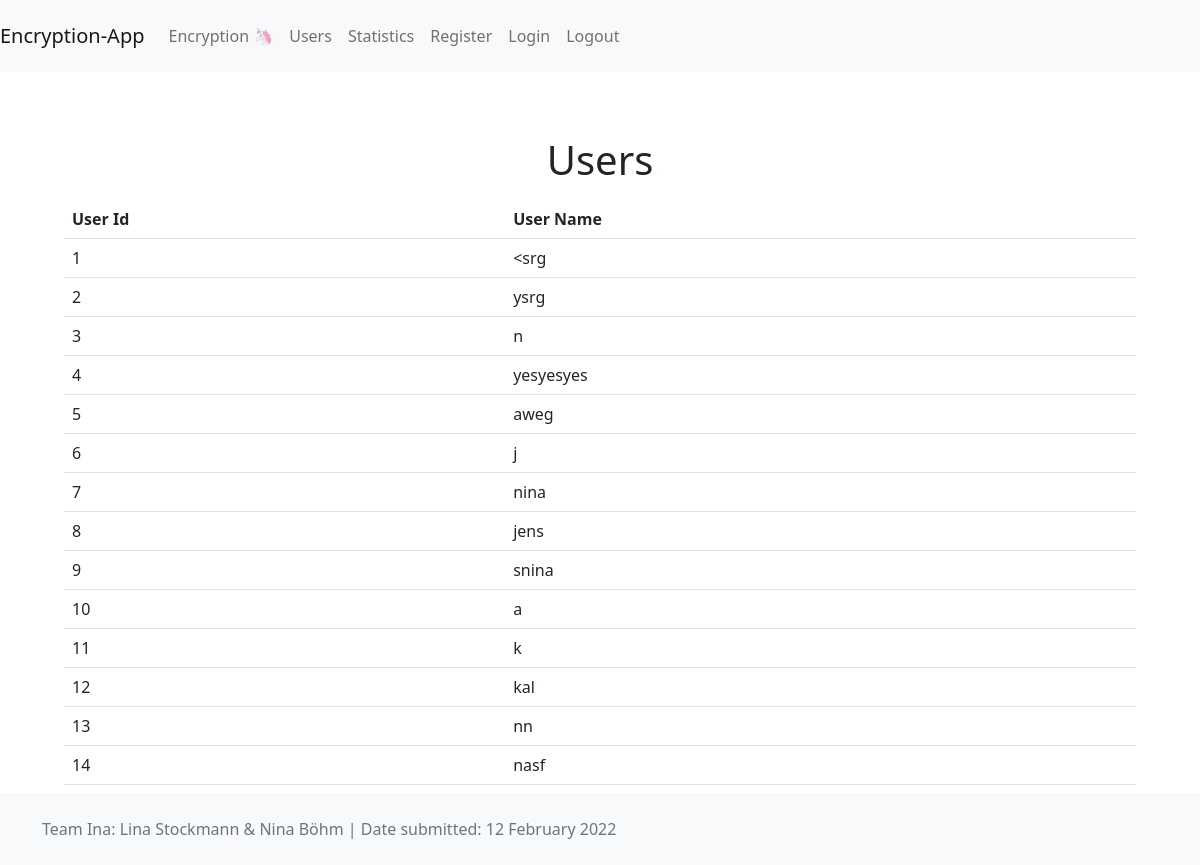
Page /users (signed in) on the earlier database version.
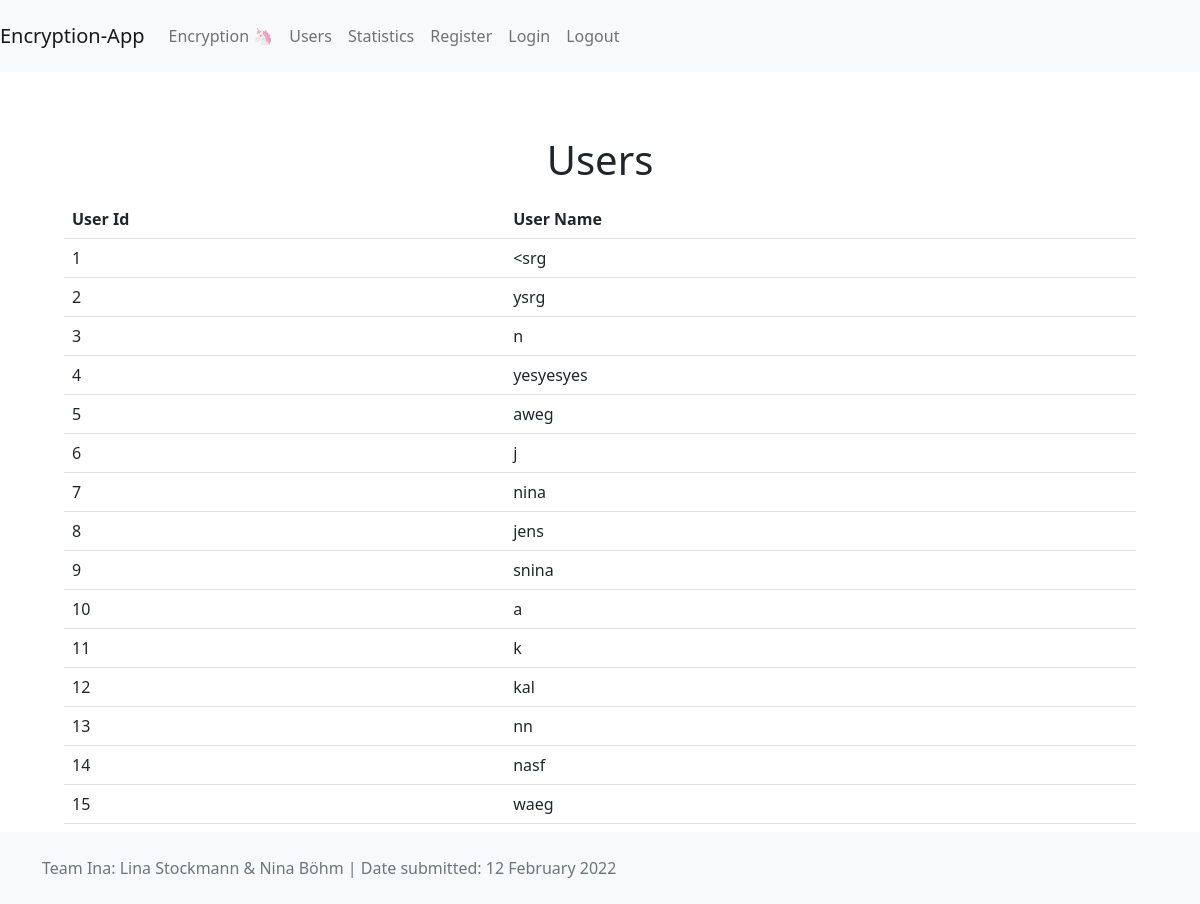
Same page on the later database version.
### models.py (models this page shows, shortened)
class User(SqlAlchemyBase):
    __tablename__ = "user"
    id = Column(Integer, primary_key=True)
    name = Column(String, nullable=False, unique=True)
    password = Column(String, nullable=False)
    encrypted_strings = relationship("EncryptedString", back_populates="user")

### webapp.py (the view)
@app.route("/users")
@requires_logged_in
def users():
    all_users = db.session.query(User).all()
    return render_template("users.html", all_users=all_users)

### webapp.py (called while the page is built)
def requires_logged_in(func):
    @wraps(func)
    def wrapped_func(*args, **kwargs):
        form = LoginForm()
        if "user_name" in session:
            return func(*args, **kwargs)
        return render_template("login.html", form=form)
    return wrapped_func

### templates/users.html (shortened to what this page needs)
{% extends "base.html" %}
{% block head %}
    {{ super() }}
{% endblock %}
{% block content %}
    <h1>Users</h1>
    <table class="table">
        <tr>
            <th>User Id</th>
            <th>User Name</th>
        </tr>
        {% for user in all_users %}
        <tr>
            <td>{{user.id}}</td>
            <td>{{user.name}}</td>
        </tr>
        {% endfor %}
    </table>
{% endblock %}

### templates/base.html (shortened to what this page needs)
<html>
<head>
    {% block head %}
    <link href="https://cdn.jsdelivr.net/npm/bootstrap@5.1.3/dist/css/bootstrap.min.css" rel="stylesheet">
    {% endblock %}
</head>
<body>
    {% block nav %}
    {% include "header.html" %}
    {% endblock %}
    <div id="content" class="position-relative overflow-hidden p-3 p-md-5 m-md-3 text-center">
        {% block content %} {% endblock %}
    </div>
</body>
<div id="footer">
    {% block footer %}
    {% include "footer.html" %}
    {% endblock %}
</div>
</html>

### templates/header.html (shortened to what this page needs)
<html>
    <header>
        <nav class="navbar navbar-expand-lg navbar-light bg-light">
            <a class="navbar-brand" href="/">Encryption-App</a>
            <div class="navbar navbar-light bg-light">
                <div class="navbar-nav">
                    <a class="nav-item nav-link" href="/encryption">Encryption 🦄</a>
                    <a class="nav-item nav-link" href="/users">Users</a>
                    <a class="nav-item nav-link" href="/statistics">Statistics</a>
                    <a class="nav-item nav-link" href="/register">Register</a>
                    <a class="nav-item nav-link" href="/login">Login</a>
                    <a class="nav-item nav-link" href="/logout">Logout</a>
                </div>
            </div>
        </nav>
    </header>
</html>

### templates/footer.html
<html>
<footer class="footer fixed-bottom mt-auto py-4 bg-light">
    <div class="container">
        <span class="text-muted">Team Ina: Lina Stockmann & Nina Böhm</span>
        <span class="text-muted"> | Date submitted: 12 February 2022</span>
    </div>
</footer>
</html>

Differences in the rows shown:
added User: id "15", name "waeg"
